Frame 1 (no input): blank canvas, image omitted
Frame 60 (no input): blank canvas, image omitted
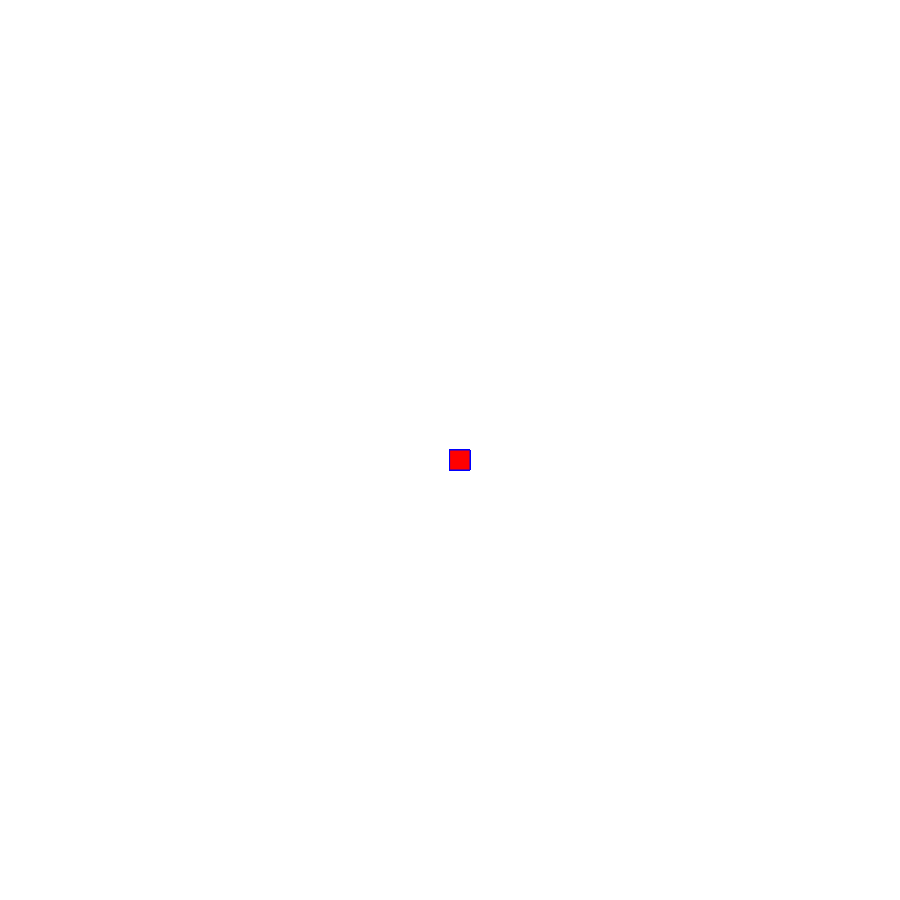
Frame 120 (the mouse pressed at the canvas centre since frame 60)

The p5.js sketch whose frames 1 and 60 were blank and that drew this single picture after the mouse press (run headless with seeded random() and noise() and a simulated clock; from frame 60 on, the mouse is pressed at the canvas centre):

// p5.js sketch
// ── sketch.js
function setup() {
    createCanvas(900, 900);
    background('white');
  }
  
  function draw() {
    stroke("blue");
    fill("red");
  
  
  
  
   if(mouseIsPressed) {
      rect(mouseX, mouseY, 20, 20);
   }
  }
